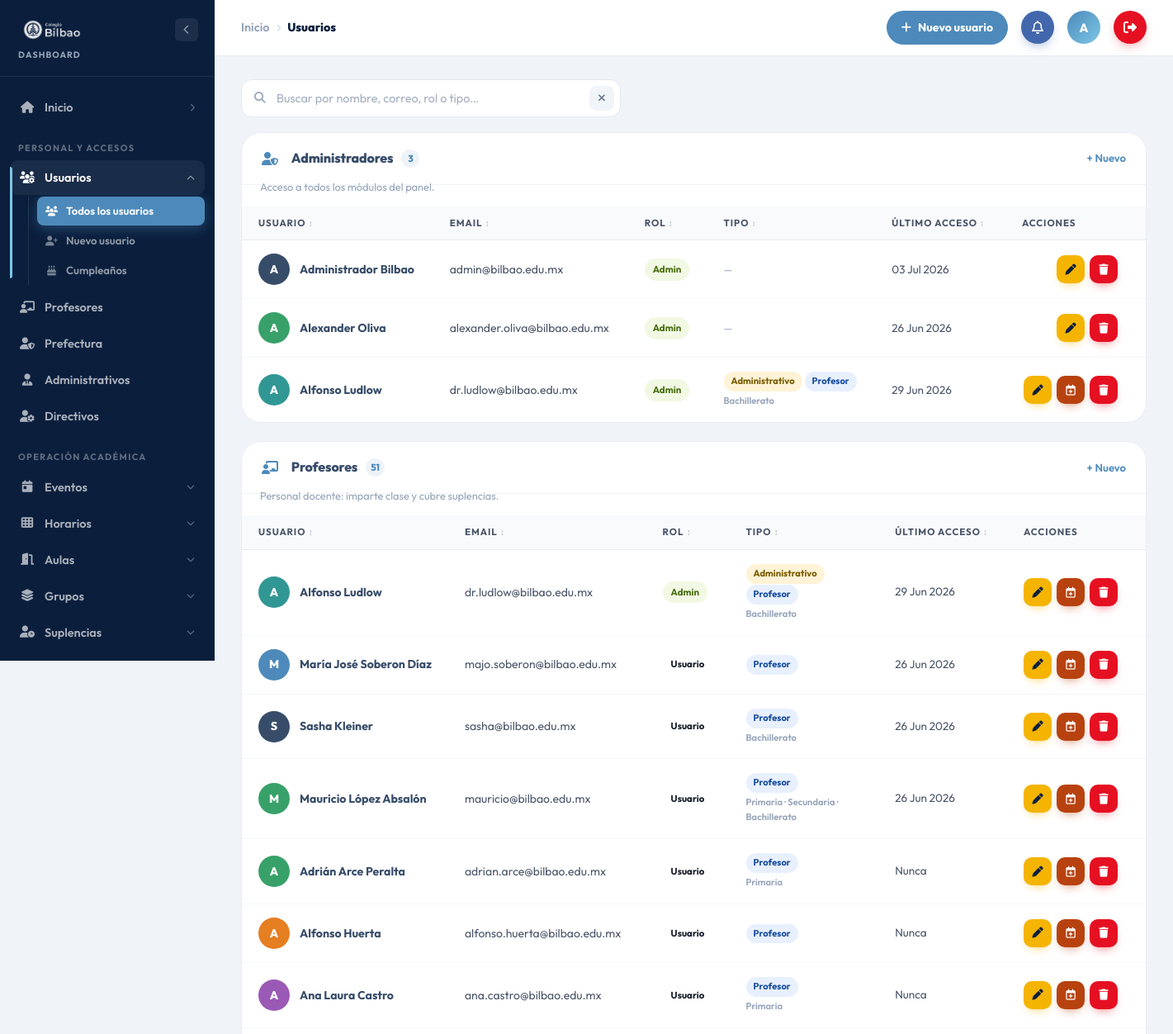
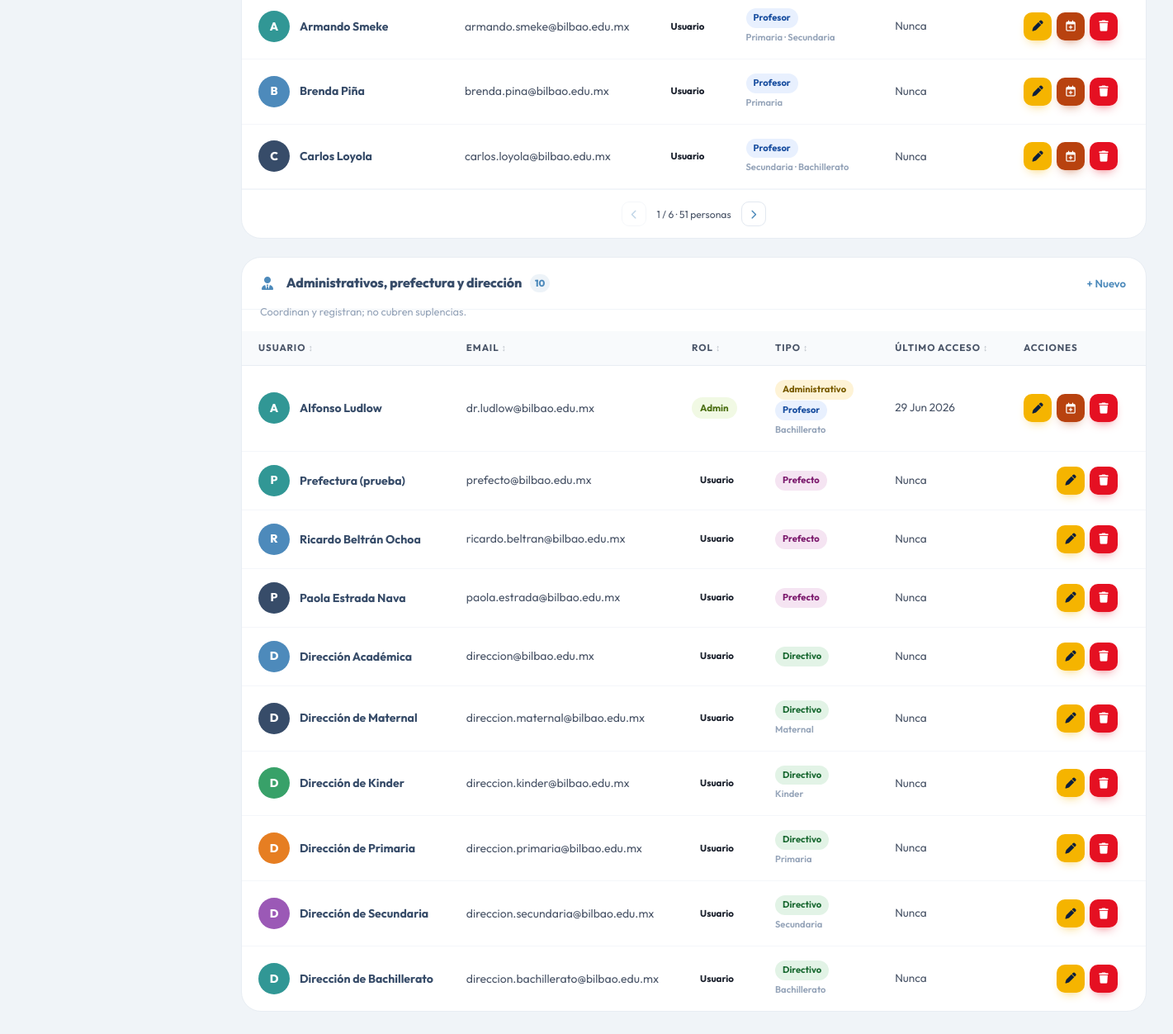
The page /dashboard/usuarios (signed in) on the database its author committed (2 pictures, top to bottom).
### tables this page shows
CREATE TABLE usuarios (
    id               INT UNSIGNED  NOT NULL AUTO_INCREMENT,
    nombre           VARCHAR(120)  NOT NULL,
    email            VARCHAR(180)  NOT NULL,
    password         VARCHAR(255)  NOT NULL,
    rol              ENUM('administrador','usuario') NOT NULL DEFAULT 'usuario',
    rol_redaccion    ENUM('revisor','editor') NULL,   
     
     
     
     
    tipo_personal    SET('profesor','prefecto','administrativo','directivo') NULL,
     
     
     
     
    niveles          SET('Maternal','Kinder','Primaria','Secundaria','Bachillerato') NULL,
    puede_suplir     TINYINT(1)    NOT NULL DEFAULT 1,  
    modulos          VARCHAR(255)  NULL,           
    fecha_nacimiento DATE          NULL,           
    avatar           VARCHAR(255)  NULL,
    ultimo_acceso    DATETIME      NULL,
    creado_en        TIMESTAMP     NOT NULL DEFAULT CURRENT_TIMESTAMP,
    PRIMARY KEY (id),
    UNIQUE KEY uq_email (email)
);

### views/blog/usuarios/index.php (the view, shortened to what the rows shown need)
<?php
$avatarColors = ['#4D8ABB', '#374C69', '#38A169', '#E67E22', '#9B59B6', '#319795'];
$puedeGestionar = ($_SESSION['blog_usuario']['rol'] ?? '') === 'administrador';
function formatAcceso(?string $fecha): string {
    if (!$fecha) return 'Nunca';
    $ts   = strtotime($fecha);
    $hoy  = strtotime('today');
    $ayer = strtotime('yesterday');
    return date('d M Y', $ts);
}
function rolBadgeClass(string $rol): string {
    return $rol === 'administrador' ? 'admin-badge--published' : '';
}
function rolLabel(string $rol): string {
    return $rol === 'administrador' ? 'Admin' : 'Usuario';
}
$ORDEN_TIPOS = ['administrativo', 'profesor', 'prefecto', 'directivo'];
$tiposDe = function ($u) use ($ORDEN_TIPOS) {
    $lista = array_filter(array_map('trim', explode(',', (string)($u->tipo_personal ?? ''))));
    return array_values(array_intersect($ORDEN_TIPOS, $lista));
};
$grupos = [
    [
        'clave'  => 'administradores',
        'titulo' => 'Administradores',
        'sub'    => 'Acceso a todos los módulos del panel.',
        'icon'   => 'fa-user-shield',
        'lista'  => array_values(array_filter($usuarios ?? [],
            fn($u) => $u->rol === 'administrador')),
    ],
    [
        'clave'  => 'profesores',
        'titulo' => 'Profesores',
        'sub'    => 'Personal docente: imparte clase y cubre suplencias.',
        'icon'   => 'fa-chalkboard-user',
        'lista'  => array_values(array_filter($usuarios ?? [],
            fn($u) => in_array('profesor', $tiposDe($u), true))),
    ],
    [
        'clave'  => 'administrativos',
        'titulo' => 'Administrativos, prefectura y dirección',
        'sub'    => 'Coordinan y registran; no cubren suplencias.',
        'icon'   => 'fa-user-tie',
        'lista'  => array_values(array_filter($usuarios ?? [],
            fn($u) => (bool)array_intersect(['administrativo', 'prefecto', 'directivo'], $tiposDe($u)))),
    ],
];
?>
<div class="admin-layout">
    <?php include __DIR__ . '/../_sidebar.php'; ?>
    <div class="admin-main">
        <main class="admin-content">
            <?php if (empty($usuarios)): ?>
            <div class="admin-panel">
                <div class="admin-empty-state">
                    <img src="/build/assets/img/alex/alex-volley.png" alt="Alex" class="admin-empty-state__img">
                    <p class="admin-empty-state__text">Aún no hay usuarios registrados.</p>
                    <a href="/dashboard/usuarios/crear" class="admin-btn admin-btn--primary">
                        <i class="fa-solid fa-user-plus"></i> Crear primer usuario
                    </a>
                </div>
            </div>
            <?php else: ?>
            <?php foreach ($grupos as $g): ?>
            <div class="admin-panel usr-panel" data-usr-panel>
                <div class="admin-panel__header">
                    <h2 class="admin-panel__title">
                        <i class="fa-solid <?= $g['icon'] ?> usr-panel__icon"></i>
                        <?= s($g['titulo']) ?>
                        <span class="admin-panel__count" data-usr-count><?= count($g['lista']) ?></span>
                    </h2>
                    <?php if ($puedeGestionar): ?>
                    <a href="/dashboard/usuarios/crear" class="admin-panel__action">+ Nuevo</a>
                    <?php endif; ?>
                </div>
                <p class="usr-panel__sub"><?= s($g['sub']) ?></p>
                <?php if (!$g['lista']): ?>
                <p class="usr-panel__vacio">Nadie en este grupo por ahora.</p>
                <?php else: ?>
                <div class="admin-table-scroll">
                    <table class="admin-table" data-table data-table-per="10" data-table-noun="personas">
                        <thead>
                            <tr>
                                <th data-sort="text">Usuario</th>
                                <th data-sort="text">Email</th>
                                <th data-sort="text">Rol</th>
                                <th data-sort="text">Tipo</th>
                                <th data-sort="date">Último acceso</th>
                                <th>Acciones</th>
                            </tr>
                        </thead>
                        <tbody>
                        <?php foreach ($g['lista'] as $i => $u): ?>
                            <?php
                                $color   = $avatarColors[$u->id % count($avatarColors)];
                                $inicial = strtoupper(mb_substr($u->nombre, 0, 1));
                                $tipos   = $tiposDe($u);
                                $buscable = mb_strtolower(implode(' ', array_filter([
                                    $u->nombre,
                                    $u->email,
                                    rolLabel($u->rol),
                                    implode(' ', $tipos),
                                    str_replace(',', ' ', (string)($u->modulos ?? '')),
                                    str_replace(',', ' ', (string)($u->niveles ?? '')),
                                ])), 'UTF-8');
                                $niveles = array_filter(array_map('trim', explode(',', (string)($u->niveles ?? ''))));
                            ?>
                            <tr data-pager-item data-usr-row data-buscar="<?= s($buscable) ?>"<?= $i >= 10 ? ' class="is-hidden"' : '' ?>>
                                <td data-val="<?= s($u->nombre) ?>">
                                    <div style="display:flex;align-items:center;gap:.75rem;">
                                        <div class="admin-topbar__avatar" style="width:38px;height:38px;font-size:.875rem;flex-shrink:0;background:<?= s($color) ?>;">
                                            <?php if ($u->avatar): ?>
                                                <img src="<?= s($u->avatar) ?>" alt="" style="width:100%;height:100%;object-fit:cover;" onerror="this.parentElement.textContent='<?= s($inicial) ?>'">
                                            <?php else: ?>
                                                <?= s($inicial) ?>
                                            <?php endif; ?>
                                        </div>
                                        <div class="admin-table__title"><?= s($u->nombre) ?></div>
                                    </div>
                                </td>
                                <td style="color:var(--text-gray);font-size:.875rem;"><?= s($u->email) ?></td>
                                <td data-val="<?= s(rolLabel($u->rol)) ?>">
                                    <span class="admin-badge <?= rolBadgeClass($u->rol) ?>"><?= s(rolLabel($u->rol)) ?></span>
                                </td>
                                <td data-val="<?= s(implode(',', $tipos)) ?>">
                                    <?php if ($tipos): ?>
                                        <?php foreach ($tipos as $t): ?>
                                        <span class="usr-tipo usr-tipo--<?= s($t) ?>"><?= s(\Model\UsuarioBlog::TIPO_LABEL[$t] ?? ucfirst($t)) ?></span>
                                        <?php endforeach; ?>
                                        <?php if ($niveles): ?>
                                        <span class="usr-niveles" title="Niveles que imparte"><?= s(implode(' · ', $niveles)) ?></span>
                                        <?php endif; ?>
                                    <?php else: ?>
                                        <span class="usr-nil">—</span>
                                    <?php endif; ?>
                                </td>
                                <td data-val="<?= $u->ultimo_acceso ? s(date('Y-m-d H:i', strtotime($u->ultimo_acceso))) : '' ?>"
                                    style="font-size:.85rem;color:var(--text-gray);"><?= s(formatAcceso($u->ultimo_acceso)) ?></td>
                                <td>
                                    <?php if ($puedeGestionar): ?>
                                    <div class="admin-table__actions">
                                        <a href="/dashboard/usuarios/editar?id=<?= (int)$u->id ?>" class="admin-act admin-act--edit" title="Editar usuario">
                                            <i class="fa-solid fa-pen"></i>
                                        </a>
                                        <?php if (in_array('profesor', $tipos, true)): ?>
                                        <a href="/dashboard/usuarios/horario?id=<?= (int)$u->id ?>" class="admin-act admin-act--horario-edit" title="Editar horario">
                                            <i class="fa-regular fa-calendar-plus"></i>
                                        </a>
                                        <?php endif; ?>
                                        <button
                                            type="button"
                                            class="admin-act admin-act--del"
                                            onclick="confirmarEliminar(<?= (int)$u->id ?>, '<?= s(addslashes($u->nombre)) ?>')"
                                            title="Eliminar usuario"
                                        >
                                            <i class="fa-solid fa-trash"></i>
                                        </button>
                                    </div>
                                    <?php else: ?>
                                    <span class="usr-nil">Solo lectura</span>
                                    <?php endif; ?>
                                </td>
                            </tr>
                        <?php endforeach; ?>
                        </tbody>
                    </table>
                </div>
                <?php endif; ?>
            </div>
            <?php endforeach; ?>
            <?php endif; ?>
        </main>
    </div>
</div>

### views/blog/_sidebar.php (shortened to what the rows shown need)
<?php
if (!function_exists('_nav_active')) {
    function _nav_active(string $path): string {
        $cp = parse_url($_SERVER['REQUEST_URI'] ?? '/', PHP_URL_PATH);
        $cp = ($cp !== '/') ? rtrim($cp, '/') : '/';
        return $cp === $path ? ' active' : '';
    }
    function _nav_active_prefix(string $prefix): string {
        $cp = parse_url($_SERVER['REQUEST_URI'] ?? '/', PHP_URL_PATH);
        $cp = ($cp !== '/') ? rtrim($cp, '/') : '/';
        return str_starts_with($cp, $prefix) ? ' active' : '';
    }
}
require_once __DIR__ . '/_modulos.php';
$_cp = parse_url($_SERVER['REQUEST_URI'] ?? '/', PHP_URL_PATH);
$_cp = ($_cp !== '/') ? rtrim($_cp, '/') : '/';
if     (str_starts_with($_cp, '/dashboard/suplencias'))      $_modActivo = 'suplencias';
elseif (str_starts_with($_cp, '/dashboard/horarios'))        $_modActivo = 'horarios';
elseif (str_starts_with($_cp, '/dashboard/eventos'))         $_modActivo = 'eventos';
elseif (str_starts_with($_cp, '/dashboard/aulas'))           $_modActivo = 'aulas';
elseif (str_starts_with($_cp, '/dashboard/grupos'))          $_modActivo = 'grupos';
elseif (str_starts_with($_cp, '/dashboard/usuarios'))        $_modActivo = 'usuarios';
elseif (str_starts_with($_cp, '/dashboard/profesores'))      $_modActivo = 'profesores';
elseif (str_starts_with($_cp, '/dashboard/prefectura'))      $_modActivo = 'prefectura';
elseif (str_starts_with($_cp, '/dashboard/administrativos')) $_modActivo = 'administrativos';
elseif (str_starts_with($_cp, '/dashboard/directivos'))      $_modActivo = 'directivos';
elseif (str_starts_with($_cp, '/dashboard/notificaciones'))  $_modActivo = 'notificaciones';
elseif ($_cp === '/dashboard')                               $_modActivo = 'home';
elseif (preg_match('#^/dashboard/(redaccion|articulos|categorias|noticias|revisiones|testimoniales|autores)#', $_cp)) {
    $_modActivo = 'redaccion';
}
else                                                         $_modActivo = 'home';
$_esAdmin   = ($_SESSION['blog_usuario']['rol'] ?? '') === 'administrador';
$_catMods = blog_modulos_catalogo();
$_misMods = $_esAdmin
    ? \Model\UsuarioBlog::MODULOS_ASIGNABLES
    : array_values(array_filter(array_map('trim', explode(',', (string)($_SESSION['blog_usuario']['modulos'] ?? '')))));
$_grupos  = blog_modulos_visibles($_misMods);
?>
<aside class="admin-sidebar" id="adminSidebar">
    <nav class="admin-sidebar__nav" aria-label="Navegación de administración">
        <?php foreach ($_grupos as $_g): ?>
        <div class="admin-nav__section">
            <span class="admin-nav__section-label"><?= htmlspecialchars($_g['label']) ?></span>
            <?php foreach ($_g['claves'] as $_k):
                $_m      = $_catMods[$_k];
                $_sub    = blog_modulos_subnav($_k);
                $_actual = ($_modActivo === $_k);
            ?>
                <?php if (!$_sub): ?>
                <a href="<?= $_m['url'] ?>" title="<?= htmlspecialchars($_m['nombre']) ?>"
                   class="admin-nav__link<?= $_actual ? ' is-current' : '' ?>">
                    <i class="fa-solid <?= $_m['icon'] ?>"></i>
                    <span class="admin-nav__label"><?= htmlspecialchars($_m['nombre']) ?></span>
                </a>
                <?php else: ?>
                <div class="admin-nav__mod<?= $_actual ? ' is-current' : '' ?>" data-nav-mod>
                    <button type="button" class="admin-nav__link admin-nav__toggle"
                            data-nav-toggle aria-expanded="<?= $_actual ? 'true' : 'false' ?>"
                            title="<?= htmlspecialchars($_m['nombre']) ?>">
                        <i class="fa-solid <?= $_m['icon'] ?>"></i>
                        <span class="admin-nav__label"><?= htmlspecialchars($_m['nombre']) ?></span>
                        <i class="fa-solid fa-chevron-down admin-nav__caret" aria-hidden="true"></i>
                    </button>
                    <div class="admin-nav__sub" data-nav-sub<?= $_actual ? '' : ' hidden' ?>>
                        <?php foreach ($_sub as $_s): ?>
                        <a href="<?= $_s['url'] ?>" title="<?= htmlspecialchars($_s['label']) ?>"
                           class="admin-nav__sublink<?= !empty($_s['prefijo']) ? _nav_active_prefix($_s['url']) : _nav_active($_s['url']) ?>">
                            <i class="<?= str_starts_with($_s['icon'], 'fa-regular') ? '' : 'fa-solid ' ?><?= $_s['icon'] ?>"></i>
                            <span class="admin-nav__label"><?= htmlspecialchars($_s['label']) ?></span>
                        </a>
                        <?php endforeach; ?>
                    </div>
                </div>
                <?php endif; ?>
            <?php endforeach; ?>
        </div>
        <?php endforeach; ?>
    </nav>
</aside>

### rows shown on the page
usuarios: tipo_personal "Usuarios", tipo_personal "Profesores", tipo_personal "Prefectura", tipo_personal "Administrativos", tipo_personal "Directivos", tipo_personal "Eventos", tipo_personal "Horarios", tipo_personal "Aulas", tipo_personal "Grupos", tipo_personal "Suplencias", nombre "A", nombre "Administrador Bilbao", email "admin@bilbao.edu.mx", rol "Admin", ultimo_acceso "03 Jul 2026"
usuarios: nombre "A", nombre "Alexander Oliva", email "alexander.oliva@bilbao.edu.mx", rol "Admin", ultimo_acceso "26 Jun 2026"
usuarios: nombre "A", nombre "Alfonso Ludlow", email "dr.ludlow@bilbao.edu.mx", rol "Admin", tipo_personal "Administrativo", tipo_personal "Profesor", niveles "Bachillerato", ultimo_acceso "29 Jun 2026"
usuarios: nombre "M", nombre "María José Soberon Díaz", email "majo.soberon@bilbao.edu.mx", rol "Usuario", tipo_personal "Profesor", ultimo_acceso "26 Jun 2026"
usuarios: nombre "S", nombre "Sasha Kleiner", email "sasha@bilbao.edu.mx", rol "Usuario", tipo_personal "Profesor", niveles "Bachillerato", ultimo_acceso "26 Jun 2026"
usuarios: nombre "M", nombre "Mauricio López Absalón", email "mauricio@bilbao.edu.mx", rol "Usuario", tipo_personal "Profesor", niveles "Primaria · Secundaria · Bachillerato", ultimo_acceso "26 Jun 2026"
usuarios: nombre "A", nombre "Adrián Arce Peralta", email "adrian.arce@bilbao.edu.mx", rol "Usuario", tipo_personal "Profesor", niveles "Primaria", ultimo_acceso "Nunca"
usuarios: nombre "A", nombre "Alfonso Huerta", email "alfonso.huerta@bilbao.edu.mx", rol "Usuario", tipo_personal "Profesor", ultimo_acceso "Nunca"
usuarios: nombre "A", nombre "Ana Laura Castro", email "ana.castro@bilbao.edu.mx", rol "Usuario", tipo_personal "Profesor", niveles "Primaria", ultimo_acceso "Nunca"
usuarios: nombre "A", nombre "Armando Smeke", email "armando.smeke@bilbao.edu.mx", rol "Usuario", tipo_personal "Profesor", niveles "Primaria · Secundaria", ultimo_acceso "Nunca"
usuarios: nombre "B", nombre "Brenda Piña", email "brenda.pina@bilbao.edu.mx", rol "Usuario", tipo_personal "Profesor", niveles "Primaria", ultimo_acceso "Nunca"
usuarios: nombre "C", nombre "Carlos Loyola", email "carlos.loyola@bilbao.edu.mx", rol "Usuario", tipo_personal "Profesor", niveles "Secundaria · Bachillerato", ultimo_acceso "Nunca"
usuarios: nombre "P", nombre "Prefectura (prueba)", email "prefecto@bilbao.edu.mx", rol "Usuario", tipo_personal "Prefecto", ultimo_acceso "Nunca"
usuarios: nombre "R", nombre "Ricardo Beltrán Ochoa", email "ricardo.beltran@bilbao.edu.mx", rol "Usuario", tipo_personal "Prefecto", ultimo_acceso "Nunca"
usuarios: nombre "P", nombre "Paola Estrada Nava", email "paola.estrada@bilbao.edu.mx", rol "Usuario", tipo_personal "Prefecto", ultimo_acceso "Nunca"
usuarios: nombre "D", nombre "Dirección Académica", email "direccion@bilbao.edu.mx", rol "Usuario", tipo_personal "Directivo", ultimo_acceso "Nunca"
usuarios: nombre "D", nombre "Dirección de Maternal", email "direccion.maternal@bilbao.edu.mx", rol "Usuario", tipo_personal "Directivo", niveles "Maternal", ultimo_acceso "Nunca"
usuarios: nombre "D", nombre "Dirección de Kinder", email "direccion.kinder@bilbao.edu.mx", rol "Usuario", tipo_personal "Directivo", niveles "Kinder", ultimo_acceso "Nunca"
usuarios: nombre "D", nombre "Dirección de Primaria", email "direccion.primaria@bilbao.edu.mx", rol "Usuario", tipo_personal "Directivo", niveles "Primaria", ultimo_acceso "Nunca"
usuarios: nombre "D", nombre "Dirección de Secundaria", email "direccion.secundaria@bilbao.edu.mx", rol "Usuario", tipo_personal "Directivo", niveles "Secundaria", ultimo_acceso "Nunca"
usuarios: nombre "D", nombre "Dirección de Bachillerato", email "direccion.bachillerato@bilbao.edu.mx", rol "Usuario", tipo_personal "Directivo", niveles "Bachillerato", ultimo_acceso "Nunca"

### other values the page prints
$_cr['label'] "Inicio"
$_cr['label'] "Usuarios"
$_g['label'] "PERSONAL Y ACCESOS"
$_s['label'] "Todos los usuarios"
$_s['label'] "Nuevo usuario"
$_s['label'] "Cumpleaños"
$_g['label'] "OPERACIÓN ACADÉMICA"
$_tbInicial "A"
s($g['titulo']) "Administradores"
count($g['lista']) "3"
s($g['sub']) "Acceso a todos los módulos del panel."
s($g['titulo']) "Profesores"
count($g['lista']) "51"
s($g['sub']) "Personal docente: imparte clase y cubre suplencias."
s($g['titulo']) "Administrativos, prefectura y dirección"
